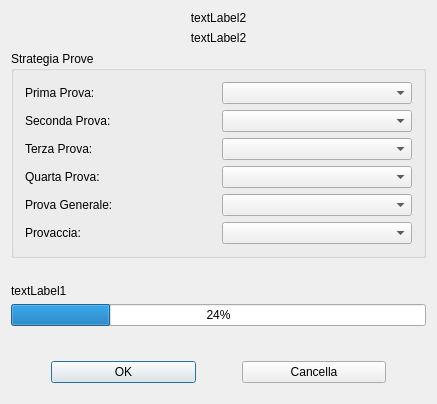
<ui version="4.0" >
 <class>StrategiaProve</class>
 <widget class="QDialog" name="StrategiaProve" >
  <property name="geometry" >
   <rect>
    <x>0</x>
    <y>0</y>
    <width>437</width>
    <height>404</height>
   </rect>
  </property>
  <property name="windowTitle" >
   <string>Strategia Prove</string>
  </property>
  <layout class="QVBoxLayout" >
   <item>
    <layout class="QVBoxLayout" >
     <item>
      <widget class="QLabel" name="contradaLabel" >
       <property name="text" >
        <string>textLabel2</string>
       </property>
       <property name="alignment" >
        <set>Qt::AlignCenter</set>
       </property>
       <property name="wordWrap" >
        <bool>false</bool>
       </property>
      </widget>
     </item>
     <item>
      <widget class="QLabel" name="montaLabel" >
       <property name="text" >
        <string>textLabel2</string>
       </property>
       <property name="alignment" >
        <set>Qt::AlignCenter</set>
       </property>
       <property name="wordWrap" >
        <bool>false</bool>
       </property>
      </widget>
     </item>
     <item>
      <layout class="QHBoxLayout" >
       <item>
        <layout class="QVBoxLayout" />
       </item>
       <item>
        <layout class="QVBoxLayout" >
         <item>
          <widget class="Q3GroupBox" name="provaBox" >
           <property name="title" >
            <string>Strategia Prove</string>
           </property>
           <layout class="QHBoxLayout" >
            <item>
             <layout class="QHBoxLayout" >
              <item>
               <layout class="QVBoxLayout" >
                <item>
                 <widget class="QLabel" name="primaLabel" >
                  <property name="text" >
                   <string>Prima Prova:</string>
                  </property>
                  <property name="wordWrap" >
                   <bool>false</bool>
                  </property>
                 </widget>
                </item>
                <item>
                 <widget class="QLabel" name="secondaLabel" >
                  <property name="text" >
                   <string>Seconda Prova:</string>
                  </property>
                  <property name="wordWrap" >
                   <bool>false</bool>
                  </property>
                 </widget>
                </item>
                <item>
                 <widget class="QLabel" name="terzaLabel" >
                  <property name="text" >
                   <string>Terza Prova:</string>
                  </property>
                  <property name="wordWrap" >
                   <bool>false</bool>
                  </property>
                 </widget>
                </item>
                <item>
                 <widget class="QLabel" name="quartaLabel" >
                  <property name="text" >
                   <string>Quarta Prova:</string>
                  </property>
                  <property name="wordWrap" >
                   <bool>false</bool>
                  </property>
                 </widget>
                </item>
                <item>
                 <widget class="QLabel" name="generaleLabel" >
                  <property name="text" >
                   <string>Prova Generale:</string>
                  </property>
                  <property name="wordWrap" >
                   <bool>false</bool>
                  </property>
                 </widget>
                </item>
                <item>
                 <widget class="QLabel" name="acciaLabel" >
                  <property name="text" >
                   <string>Provaccia:</string>
                  </property>
                  <property name="wordWrap" >
                   <bool>false</bool>
                  </property>
                 </widget>
                </item>
               </layout>
              </item>
              <item>
               <layout class="QVBoxLayout" >
                <item>
                 <widget class="QComboBox" name="primaCombo" />
                </item>
                <item>
                 <widget class="QComboBox" name="secondaCombo" />
                </item>
                <item>
                 <widget class="QComboBox" name="terzaCombo" />
                </item>
                <item>
                 <widget class="QComboBox" name="quartaCombo" />
                </item>
                <item>
                 <widget class="QComboBox" name="generaleCombo" />
                </item>
                <item>
                 <widget class="QComboBox" name="acciaCombo" />
                </item>
               </layout>
              </item>
             </layout>
            </item>
           </layout>
          </widget>
         </item>
         <item>
          <spacer>
           <property name="orientation" >
            <enum>Qt::Vertical</enum>
           </property>
           <property name="sizeType" >
            <enum>QSizePolicy::Expanding</enum>
           </property>
           <property name="sizeHint" stdset="0" >
            <size>
             <width>20</width>
             <height>20</height>
            </size>
           </property>
          </spacer>
         </item>
         <item>
          <widget class="QLabel" name="cavalloLabel" >
           <property name="text" >
            <string>textLabel1</string>
           </property>
           <property name="wordWrap" >
            <bool>false</bool>
           </property>
          </widget>
         </item>
         <item>
          <widget class="QProgressBar" name="formaBar" >
           <property name="value" >
            <number>24</number>
           </property>
          </widget>
         </item>
         <item>
          <spacer>
           <property name="orientation" >
            <enum>Qt::Vertical</enum>
           </property>
           <property name="sizeType" >
            <enum>QSizePolicy::Expanding</enum>
           </property>
           <property name="sizeHint" stdset="0" >
            <size>
             <width>20</width>
             <height>20</height>
            </size>
           </property>
          </spacer>
         </item>
        </layout>
       </item>
      </layout>
     </item>
     <item>
      <layout class="QHBoxLayout" >
       <item>
        <spacer>
         <property name="orientation" >
          <enum>Qt::Vertical</enum>
         </property>
         <property name="sizeType" >
          <enum>QSizePolicy::Expanding</enum>
         </property>
         <property name="sizeHint" stdset="0" >
          <size>
           <width>40</width>
           <height>20</height>
          </size>
         </property>
        </spacer>
       </item>
       <item>
        <widget class="QPushButton" name="okButton" >
         <property name="text" >
          <string>OK</string>
         </property>
        </widget>
       </item>
       <item>
        <spacer>
         <property name="orientation" >
          <enum>Qt::Vertical</enum>
         </property>
         <property name="sizeType" >
          <enum>QSizePolicy::Expanding</enum>
         </property>
         <property name="sizeHint" stdset="0" >
          <size>
           <width>40</width>
           <height>20</height>
          </size>
         </property>
        </spacer>
       </item>
       <item>
        <widget class="QPushButton" name="cancelButton" >
         <property name="text" >
          <string>Cancella</string>
         </property>
        </widget>
       </item>
       <item>
        <spacer>
         <property name="orientation" >
          <enum>Qt::Vertical</enum>
         </property>
         <property name="sizeType" >
          <enum>QSizePolicy::Expanding</enum>
         </property>
         <property name="sizeHint" stdset="0" >
          <size>
           <width>40</width>
           <height>20</height>
          </size>
         </property>
        </spacer>
       </item>
      </layout>
     </item>
    </layout>
   </item>
  </layout>
 </widget>
 <layoutdefault spacing="6" margin="11" />
 <pixmapfunction>qPixmapFromMimeSource</pixmapfunction>
 <customwidgets>
  <customwidget>
   <class>Q3GroupBox</class>
   <extends>QGroupBox</extends>
   <header>Qt3Support/Q3GroupBox</header>
   <container>1</container>
  </customwidget>
 </customwidgets>
 <includes>
  <include location="local" >barbero.h</include>
 </includes>
 <resources/>
 <connections>
  <connection>
   <sender>okButton</sender>
   <signal>clicked()</signal>
   <receiver>StrategiaProve</receiver>
   <slot>accept()</slot>
   <hints>
    <hint type="sourcelabel" >
     <x>20</x>
     <y>20</y>
    </hint>
    <hint type="destinationlabel" >
     <x>20</x>
     <y>20</y>
    </hint>
   </hints>
  </connection>
  <connection>
   <sender>cancelButton</sender>
   <signal>clicked()</signal>
   <receiver>StrategiaProve</receiver>
   <slot>reject()</slot>
   <hints>
    <hint type="sourcelabel" >
     <x>20</x>
     <y>20</y>
    </hint>
    <hint type="destinationlabel" >
     <x>20</x>
     <y>20</y>
    </hint>
   </hints>
  </connection>
 </connections>
</ui>
